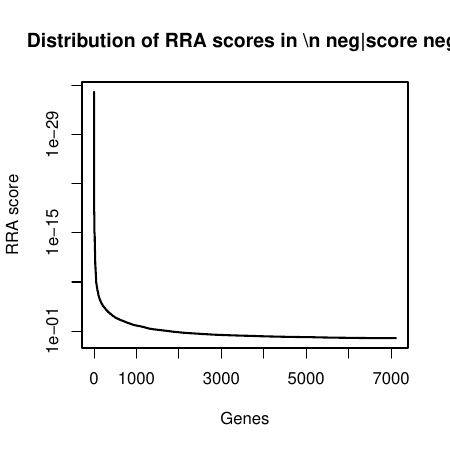

The R source for this figure:
pdf(file='leukemia.pdf',width=4.5,height=4.5);
gstable=read.table('leukemia.gene_summary.txt',header=T)
# 
#
# parameters
# Do not modify the variables beginning with "__"

# gstablename='__GENE_SUMMARY_FILE__'
startindex=3
# outputfile='__OUTPUT_FILE__'
targetgenelist=c()
# samplelabel=sub('.\\w+.\\w+$','',colnames(gstable)[startindex]);
samplelabel='neg|score neg.'


# You need to write some codes in front of this code:
# gstable=read.table(gstablename,header=T)
# pdf(file=outputfile,width=6,height=6)


# set up color using RColorBrewer
#library(RColorBrewer)
#colors <- brewer.pal(length(targetgenelist), "Set1")

colors=c( "#E41A1C", "#377EB8", "#4DAF4A", "#984EA3", "#FF7F00",  "#A65628", "#F781BF",
          "#999999", "#66C2A5", "#FC8D62", "#8DA0CB", "#E78AC3", "#A6D854", "#FFD92F", "#E5C494", "#B3B3B3", 
          "#8DD3C7", "#FFFFB3", "#BEBADA", "#FB8072", "#80B1D3", "#FDB462", "#B3DE69", "#FCCDE5",
          "#D9D9D9", "#BC80BD", "#CCEBC5", "#FFED6F")

######
# function definition

plotrankedvalues<-function(val, tglist, ...){
  
  plot(val,log='y',ylim=c(max(val),min(val)),type='l',lwd=2, ...)
  if(length(tglist)>0){
    for(i in 1:length(tglist)){
      targetgene=tglist[i];
      tx=which(names(val)==targetgene);ty=val[targetgene];
      points(tx,ty,col=colors[(i %% length(colors)) ],cex=2,pch=20)
      # text(tx+50,ty,targetgene,col=colors[i])
    }
    legend('topright',tglist,pch=20,pt.cex = 2,cex=1,col=colors)
  }
}



plotrandvalues<-function(val,targetgenelist, ...){
  # choose the one with the best distance distribution
  
  mindiffvalue=0;
  randval=val;
  for(i in 1:20){
    randval0=sample(val)
    vindex=sort(which(names(randval0) %in% targetgenelist))
    if(max(vindex)>0.9*length(val)){
      # print('pass...')
      next;
    }
    mindiffind=min(diff(vindex));
    if (mindiffind > mindiffvalue){
      mindiffvalue=mindiffind;
      randval=randval0;
      # print(paste('Diff: ',mindiffvalue))
    }
  }
  plot(randval,log='y',ylim=c(max(randval),min(randval)),pch=20,col='grey', ...)
  
  if(length(targetgenelist)>0){
    for(i in 1:length(targetgenelist)){
      targetgene=targetgenelist[i];
      tx=which(names(randval)==targetgene);ty=randval[targetgene];
      points(tx,ty,col=colors[(i %% length(colors)) ],cex=2,pch=20)
      text(tx+50,ty,targetgene,col=colors[i])
    }
  }
  
}




# set.seed(1235)



pvec=gstable[,startindex]
names(pvec)=gstable[,'id']
pvec=sort(pvec);

plotrankedvalues(pvec,targetgenelist,xlab='Genes',ylab='RRA score',main=paste('Distribution of RRA scores in \\n',samplelabel))

# plotrandvalues(pvec,targetgenelist,xlab='Genes',ylab='RRA score',main=paste('Distribution of RRA scores in \\n',samplelabel))


pvec=gstable[,startindex+1]
names(pvec)=gstable[,'id']
pvec=sort(pvec);

plotrankedvalues(pvec,targetgenelist,xlab='Genes',ylab='p value',main=paste('Distribution of p values in \\n',samplelabel))

# plotrandvalues(pvec,targetgenelist,xlab='Genes',ylab='p value',main=paste('Distribution of p values in \\n',samplelabel))



# you need to write after this code:
# dev.off()





# 
#
# parameters
# Do not modify the variables beginning with "__"

# gstablename='__GENE_SUMMARY_FILE__'
startindex=9
# outputfile='__OUTPUT_FILE__'
targetgenelist=c()
# samplelabel=sub('.\\w+.\\w+$','',colnames(gstable)[startindex]);
samplelabel='neg|score pos.'


# You need to write some codes in front of this code:
# gstable=read.table(gstablename,header=T)
# pdf(file=outputfile,width=6,height=6)


# set up color using RColorBrewer
#library(RColorBrewer)
#colors <- brewer.pal(length(targetgenelist), "Set1")

colors=c( "#E41A1C", "#377EB8", "#4DAF4A", "#984EA3", "#FF7F00",  "#A65628", "#F781BF",
          "#999999", "#66C2A5", "#FC8D62", "#8DA0CB", "#E78AC3", "#A6D854", "#FFD92F", "#E5C494", "#B3B3B3", 
          "#8DD3C7", "#FFFFB3", "#BEBADA", "#FB8072", "#80B1D3", "#FDB462", "#B3DE69", "#FCCDE5",
          "#D9D9D9", "#BC80BD", "#CCEBC5", "#FFED6F")

######
# function definition

plotrankedvalues<-function(val, tglist, ...){
  
  plot(val,log='y',ylim=c(max(val),min(val)),type='l',lwd=2, ...)
  if(length(tglist)>0){
    for(i in 1:length(tglist)){
      targetgene=tglist[i];
      tx=which(names(val)==targetgene);ty=val[targetgene];
      points(tx,ty,col=colors[(i %% length(colors)) ],cex=2,pch=20)
      # text(tx+50,ty,targetgene,col=colors[i])
    }
    legend('topright',tglist,pch=20,pt.cex = 2,cex=1,col=colors)
  }
}



plotrandvalues<-function(val,targetgenelist, ...){
  # choose the one with the best distance distribution
  
  mindiffvalue=0;
  randval=val;
  for(i in 1:20){
    randval0=sample(val)
    vindex=sort(which(names(randval0) %in% targetgenelist))
    if(max(vindex)>0.9*length(val)){
      # print('pass...')
      next;
    }
    mindiffind=min(diff(vindex));
    if (mindiffind > mindiffvalue){
      mindiffvalue=mindiffind;
      randval=randval0;
      # print(paste('Diff: ',mindiffvalue))
    }
  }
  plot(randval,log='y',ylim=c(max(randval),min(randval)),pch=20,col='grey', ...)
  
  if(length(targetgenelist)>0){
    for(i in 1:length(targetgenelist)){
      targetgene=targetgenelist[i];
      tx=which(names(randval)==targetgene);ty=randval[targetgene];
      points(tx,ty,col=colors[(i %% length(colors)) ],cex=2,pch=20)
      text(tx+50,ty,targetgene,col=colors[i])
    }
  }
  
}




# set.seed(1235)



pvec=gstable[,startindex]
names(pvec)=gstable[,'id']
pvec=sort(pvec);

plotrankedvalues(pvec,targetgenelist,xlab='Genes',ylab='RRA score',main=paste('Distribution of RRA scores in \\n',samplelabel))

# plotrandvalues(pvec,targetgenelist,xlab='Genes',ylab='RRA score',main=paste('Distribution of RRA scores in \\n',samplelabel))


pvec=gstable[,startindex+1]
names(pvec)=gstable[,'id']
pvec=sort(pvec);

plotrankedvalues(pvec,targetgenelist,xlab='Genes',ylab='p value',main=paste('Distribution of p values in \\n',samplelabel))

# plotrandvalues(pvec,targetgenelist,xlab='Genes',ylab='p value',main=paste('Distribution of p values in \\n',samplelabel))



# you need to write after this code:
# dev.off()





dev.off()
Sweave("leukemia_summary.Rnw");
library(tools);

texi2dvi("leukemia_summary.tex",pdf=TRUE);

